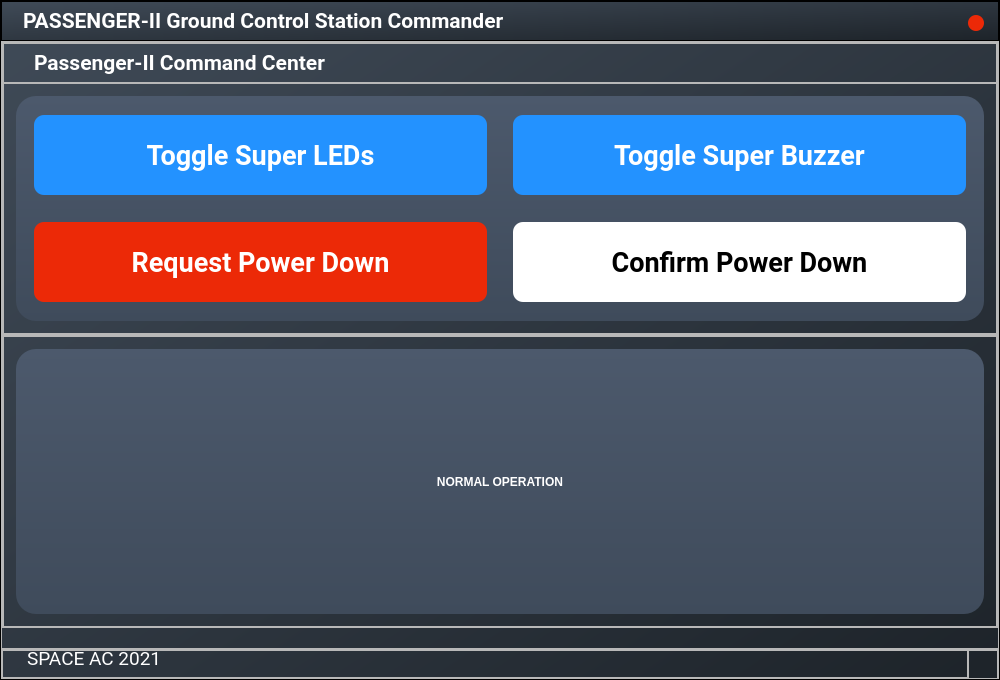
<?xml version="1.0" encoding="UTF-8"?>
<ui version="4.0">
 <class>GuiGraph</class>
 <widget class="QWidget" name="GuiGraph">
  <property name="geometry">
   <rect>
    <x>0</x>
    <y>0</y>
    <width>1000</width>
    <height>680</height>
   </rect>
  </property>
  <property name="minimumSize">
   <size>
    <width>1000</width>
    <height>680</height>
   </size>
  </property>
  <property name="maximumSize">
   <size>
    <width>1000</width>
    <height>680</height>
   </size>
  </property>
  <property name="windowTitle">
   <string>Form</string>
  </property>
  <layout class="QHBoxLayout" name="horizontalLayout">
   <property name="spacing">
    <number>0</number>
   </property>
   <property name="leftMargin">
    <number>0</number>
   </property>
   <property name="topMargin">
    <number>0</number>
   </property>
   <property name="rightMargin">
    <number>0</number>
   </property>
   <property name="bottomMargin">
    <number>0</number>
   </property>
   <item>
    <widget class="QFrame" name="Background">
     <property name="styleSheet">
      <string notr="true">background-color: qlineargradient(spread:pad, x1:1, y1:1, x2:0, y2:0, stop:0 rgba(29, 35, 41, 255), stop:1 rgba(64, 75, 88, 255));

color: rgb(255, 255, 255);

font: 14pt &quot;Roboto&quot;;</string>
     </property>
     <property name="frameShape">
      <enum>QFrame::StyledPanel</enum>
     </property>
     <property name="frameShadow">
      <enum>QFrame::Raised</enum>
     </property>
     <layout class="QVBoxLayout" name="verticalLayout">
      <property name="spacing">
       <number>0</number>
      </property>
      <property name="leftMargin">
       <number>0</number>
      </property>
      <property name="topMargin">
       <number>0</number>
      </property>
      <property name="rightMargin">
       <number>0</number>
      </property>
      <property name="bottomMargin">
       <number>0</number>
      </property>
      <item>
       <widget class="QFrame" name="TitleBar">
        <property name="maximumSize">
         <size>
          <width>16777215</width>
          <height>40</height>
         </size>
        </property>
        <property name="styleSheet">
         <string notr="true">font: 85 16pt &quot;Roboto&quot;;
font-weight: bold;</string>
        </property>
        <property name="frameShape">
         <enum>QFrame::StyledPanel</enum>
        </property>
        <property name="frameShadow">
         <enum>QFrame::Raised</enum>
        </property>
        <layout class="QHBoxLayout" name="horizontalLayout_2">
         <property name="spacing">
          <number>0</number>
         </property>
         <property name="leftMargin">
          <number>0</number>
         </property>
         <property name="topMargin">
          <number>0</number>
         </property>
         <property name="rightMargin">
          <number>0</number>
         </property>
         <property name="bottomMargin">
          <number>0</number>
         </property>
         <item>
          <widget class="QFrame" name="TitleName">
           <property name="styleSheet">
            <string notr="true">background-color: rgba(255, 255, 255, 0);</string>
           </property>
           <property name="frameShape">
            <enum>QFrame::StyledPanel</enum>
           </property>
           <property name="frameShadow">
            <enum>QFrame::Raised</enum>
           </property>
           <layout class="QVBoxLayout" name="verticalLayout_15">
            <property name="spacing">
             <number>0</number>
            </property>
            <property name="leftMargin">
             <number>20</number>
            </property>
            <property name="topMargin">
             <number>0</number>
            </property>
            <property name="rightMargin">
             <number>0</number>
            </property>
            <property name="bottomMargin">
             <number>0</number>
            </property>
            <item>
             <widget class="QLabel" name="lb_title">
              <property name="font">
               <font>
                <family>Roboto</family>
                <pointsize>16</pointsize>
                <weight>75</weight>
                <italic>false</italic>
                <bold>true</bold>
               </font>
              </property>
              <property name="text">
               <string>PASSENGER-II Ground Control Station Commander</string>
              </property>
             </widget>
            </item>
           </layout>
          </widget>
         </item>
         <item>
          <widget class="QFrame" name="TitleButton">
           <property name="maximumSize">
            <size>
             <width>40</width>
             <height>16777215</height>
            </size>
           </property>
           <property name="styleSheet">
            <string notr="true">background-color: rgba(255, 255, 255, 0);</string>
           </property>
           <property name="frameShape">
            <enum>QFrame::StyledPanel</enum>
           </property>
           <property name="frameShadow">
            <enum>QFrame::Raised</enum>
           </property>
           <layout class="QHBoxLayout" name="horizontalLayout_3">
            <property name="spacing">
             <number>6</number>
            </property>
            <property name="leftMargin">
             <number>0</number>
            </property>
            <property name="topMargin">
             <number>4</number>
            </property>
            <property name="rightMargin">
             <number>4</number>
            </property>
            <property name="bottomMargin">
             <number>0</number>
            </property>
            <item>
             <widget class="QPushButton" name="btn_close">
              <property name="minimumSize">
               <size>
                <width>16</width>
                <height>16</height>
               </size>
              </property>
              <property name="maximumSize">
               <size>
                <width>16</width>
                <height>16</height>
               </size>
              </property>
              <property name="styleSheet">
               <string notr="true">QPushButton {
	border: none;
	border-radius: 8px;
	background-color: rgb(236, 41, 7);
}

QPushButton:hover {
	background-color: rgba(236, 41, 7, 200);
}</string>
              </property>
              <property name="text">
               <string/>
              </property>
             </widget>
            </item>
           </layout>
          </widget>
         </item>
        </layout>
       </widget>
      </item>
      <item>
       <widget class="QFrame" name="ContentSection">
        <property name="styleSheet">
         <string notr="true">background-color: none;</string>
        </property>
        <property name="frameShape">
         <enum>QFrame::StyledPanel</enum>
        </property>
        <property name="frameShadow">
         <enum>QFrame::Raised</enum>
        </property>
        <layout class="QVBoxLayout" name="verticalLayout_2">
         <property name="spacing">
          <number>0</number>
         </property>
         <property name="leftMargin">
          <number>0</number>
         </property>
         <property name="topMargin">
          <number>0</number>
         </property>
         <property name="rightMargin">
          <number>0</number>
         </property>
         <property name="bottomMargin">
          <number>20</number>
         </property>
         <item>
          <widget class="QFrame" name="Top">
           <property name="frameShape">
            <enum>QFrame::StyledPanel</enum>
           </property>
           <property name="frameShadow">
            <enum>QFrame::Raised</enum>
           </property>
           <layout class="QVBoxLayout" name="verticalLayout_3">
            <property name="spacing">
             <number>0</number>
            </property>
            <property name="leftMargin">
             <number>0</number>
            </property>
            <property name="topMargin">
             <number>0</number>
            </property>
            <property name="rightMargin">
             <number>0</number>
            </property>
            <property name="bottomMargin">
             <number>0</number>
            </property>
            <item>
             <widget class="QFrame" name="TextTop">
              <property name="maximumSize">
               <size>
                <width>16777215</width>
                <height>40</height>
               </size>
              </property>
              <property name="font">
               <font>
                <family>Roboto</family>
                <pointsize>14</pointsize>
                <weight>50</weight>
                <italic>false</italic>
                <bold>false</bold>
               </font>
              </property>
              <property name="frameShape">
               <enum>QFrame::StyledPanel</enum>
              </property>
              <property name="frameShadow">
               <enum>QFrame::Raised</enum>
              </property>
              <layout class="QVBoxLayout" name="verticalLayout_4">
               <property name="spacing">
                <number>0</number>
               </property>
               <property name="leftMargin">
                <number>30</number>
               </property>
               <property name="topMargin">
                <number>0</number>
               </property>
               <property name="rightMargin">
                <number>0</number>
               </property>
               <property name="bottomMargin">
                <number>0</number>
               </property>
               <item>
                <widget class="QLabel" name="HeadTop">
                 <property name="font">
                  <font>
                   <family>Roboto</family>
                   <pointsize>16</pointsize>
                   <weight>75</weight>
                   <italic>false</italic>
                   <bold>true</bold>
                  </font>
                 </property>
                 <property name="styleSheet">
                  <string notr="true">font: 85 16pt &quot;Roboto&quot;;
font-weight: bold;</string>
                 </property>
                 <property name="text">
                  <string>Passenger-II Command Center</string>
                 </property>
                </widget>
               </item>
              </layout>
             </widget>
            </item>
            <item>
             <widget class="QFrame" name="ButtonSectionTop">
              <property name="frameShape">
               <enum>QFrame::StyledPanel</enum>
              </property>
              <property name="frameShadow">
               <enum>QFrame::Raised</enum>
              </property>
              <layout class="QHBoxLayout" name="horizontalLayout_4">
               <property name="spacing">
                <number>0</number>
               </property>
               <property name="leftMargin">
                <number>12</number>
               </property>
               <property name="topMargin">
                <number>12</number>
               </property>
               <property name="rightMargin">
                <number>12</number>
               </property>
               <property name="bottomMargin">
                <number>12</number>
               </property>
               <item>
                <widget class="QFrame" name="UpperF">
                 <property name="styleSheet">
                  <string notr="true">background-color: qlineargradient(spread:pad, x1:1, y1:1, x2:1, y2:0, stop:0 rgba(63, 75, 91, 255), stop:1 rgba(76, 89, 108, 255));
border-radius: 20px;
font: 20pt &quot;Roboto&quot;;
font-weight: bold;</string>
                 </property>
                 <property name="frameShape">
                  <enum>QFrame::StyledPanel</enum>
                 </property>
                 <property name="frameShadow">
                  <enum>QFrame::Raised</enum>
                 </property>
                 <layout class="QVBoxLayout" name="verticalLayout_6">
                  <item>
                   <widget class="QFrame" name="UF1">
                    <property name="styleSheet">
                     <string notr="true">background-color: none;</string>
                    </property>
                    <property name="frameShape">
                     <enum>QFrame::StyledPanel</enum>
                    </property>
                    <property name="frameShadow">
                     <enum>QFrame::Raised</enum>
                    </property>
                    <layout class="QHBoxLayout" name="horizontalLayout_8">
                     <property name="spacing">
                      <number>26</number>
                     </property>
                     <item>
                      <widget class="QPushButton" name="btn_led">
                       <property name="minimumSize">
                        <size>
                         <width>0</width>
                         <height>80</height>
                        </size>
                       </property>
                       <property name="maximumSize">
                        <size>
                         <width>16777215</width>
                         <height>80</height>
                        </size>
                       </property>
                       <property name="font">
                        <font>
                         <family>Roboto</family>
                         <pointsize>20</pointsize>
                         <weight>75</weight>
                         <italic>false</italic>
                         <bold>true</bold>
                        </font>
                       </property>
                       <property name="toolTip">
                        <string>Scan all COM Ports</string>
                       </property>
                       <property name="styleSheet">
                        <string notr="true">QPushButton {
	color: rgb(255, 255, 255);
	background-color: rgb(35, 146, 255);
	border-radius: 10px;
}

QPushButton:hover {
	background-color: rgba(35, 146, 255, 200);
}</string>
                       </property>
                       <property name="text">
                        <string>Toggle Super LEDs</string>
                       </property>
                      </widget>
                     </item>
                     <item>
                      <widget class="QPushButton" name="btn_buzzer">
                       <property name="minimumSize">
                        <size>
                         <width>0</width>
                         <height>80</height>
                        </size>
                       </property>
                       <property name="maximumSize">
                        <size>
                         <width>16777215</width>
                         <height>80</height>
                        </size>
                       </property>
                       <property name="font">
                        <font>
                         <family>Roboto</family>
                         <pointsize>20</pointsize>
                         <weight>75</weight>
                         <italic>false</italic>
                         <bold>true</bold>
                        </font>
                       </property>
                       <property name="toolTip">
                        <string>Scan all COM Ports</string>
                       </property>
                       <property name="styleSheet">
                        <string notr="true">QPushButton {
	color: rgb(255, 255, 255);
	background-color: rgb(35, 146, 255);
	border-radius: 10px;
}

QPushButton:hover {
	background-color: rgba(35, 146, 255, 200);
}</string>
                       </property>
                       <property name="text">
                        <string>Toggle Super Buzzer</string>
                       </property>
                      </widget>
                     </item>
                    </layout>
                   </widget>
                  </item>
                  <item>
                   <widget class="QFrame" name="UF2">
                    <property name="styleSheet">
                     <string notr="true">background-color: none;</string>
                    </property>
                    <property name="frameShape">
                     <enum>QFrame::StyledPanel</enum>
                    </property>
                    <property name="frameShadow">
                     <enum>QFrame::Raised</enum>
                    </property>
                    <layout class="QHBoxLayout" name="horizontalLayout_7">
                     <property name="spacing">
                      <number>26</number>
                     </property>
                     <item>
                      <widget class="QPushButton" name="btn_power_down">
                       <property name="minimumSize">
                        <size>
                         <width>0</width>
                         <height>80</height>
                        </size>
                       </property>
                       <property name="maximumSize">
                        <size>
                         <width>16777215</width>
                         <height>80</height>
                        </size>
                       </property>
                       <property name="font">
                        <font>
                         <family>Roboto</family>
                         <pointsize>20</pointsize>
                         <weight>75</weight>
                         <italic>false</italic>
                         <bold>true</bold>
                        </font>
                       </property>
                       <property name="toolTip">
                        <string>Scan all COM Ports</string>
                       </property>
                       <property name="styleSheet">
                        <string notr="true">QPushButton {
	color: rgb(255, 255, 255);
	background-color: rgb(236, 41, 7);
	border-radius: 10px;
}

QPushButton:hover {
	background-color: rgba(236, 41, 7, 200);
}</string>
                       </property>
                       <property name="text">
                        <string>Request Power Down</string>
                       </property>
                      </widget>
                     </item>
                     <item>
                      <widget class="QPushButton" name="btn_confirmation">
                       <property name="minimumSize">
                        <size>
                         <width>0</width>
                         <height>80</height>
                        </size>
                       </property>
                       <property name="maximumSize">
                        <size>
                         <width>16777215</width>
                         <height>80</height>
                        </size>
                       </property>
                       <property name="font">
                        <font>
                         <family>Roboto</family>
                         <pointsize>20</pointsize>
                         <weight>75</weight>
                         <italic>false</italic>
                         <bold>true</bold>
                        </font>
                       </property>
                       <property name="toolTip">
                        <string>Scan all COM Ports</string>
                       </property>
                       <property name="styleSheet">
                        <string notr="true">QPushButton {
	color: rgb(0, 0, 0);
	background-color: rgb(255, 255, 255);
	border-radius: 10px;
}

QPushButton:hover {
	background-color: rgba(255, 255, 255, 200);
}</string>
                       </property>
                       <property name="text">
                        <string>Confirm Power Down</string>
                       </property>
                      </widget>
                     </item>
                    </layout>
                   </widget>
                  </item>
                 </layout>
                </widget>
               </item>
              </layout>
             </widget>
            </item>
           </layout>
          </widget>
         </item>
         <item>
          <widget class="QFrame" name="Bot">
           <property name="frameShape">
            <enum>QFrame::StyledPanel</enum>
           </property>
           <property name="frameShadow">
            <enum>QFrame::Raised</enum>
           </property>
           <layout class="QHBoxLayout" name="horizontalLayout_6">
            <property name="spacing">
             <number>0</number>
            </property>
            <property name="leftMargin">
             <number>0</number>
            </property>
            <property name="topMargin">
             <number>0</number>
            </property>
            <property name="rightMargin">
             <number>0</number>
            </property>
            <property name="bottomMargin">
             <number>0</number>
            </property>
            <item>
             <widget class="QFrame" name="ButtonSectionTop_2">
              <property name="frameShape">
               <enum>QFrame::StyledPanel</enum>
              </property>
              <property name="frameShadow">
               <enum>QFrame::Raised</enum>
              </property>
              <layout class="QHBoxLayout" name="horizontalLayout_5">
               <property name="spacing">
                <number>0</number>
               </property>
               <property name="leftMargin">
                <number>12</number>
               </property>
               <property name="topMargin">
                <number>12</number>
               </property>
               <property name="rightMargin">
                <number>12</number>
               </property>
               <property name="bottomMargin">
                <number>12</number>
               </property>
               <item>
                <widget class="QFrame" name="UpperF_2">
                 <property name="styleSheet">
                  <string notr="true">background-color: qlineargradient(spread:pad, x1:1, y1:1, x2:1, y2:0, stop:0 rgba(63, 75, 91, 255), stop:1 rgba(76, 89, 108, 255));
border-radius: 20px;</string>
                 </property>
                 <property name="frameShape">
                  <enum>QFrame::StyledPanel</enum>
                 </property>
                 <property name="frameShadow">
                  <enum>QFrame::Raised</enum>
                 </property>
                 <layout class="QVBoxLayout" name="verticalLayout_5">
                  <property name="spacing">
                   <number>0</number>
                  </property>
                  <property name="leftMargin">
                   <number>0</number>
                  </property>
                  <property name="topMargin">
                   <number>0</number>
                  </property>
                  <property name="rightMargin">
                   <number>0</number>
                  </property>
                  <property name="bottomMargin">
                   <number>0</number>
                  </property>
                  <item>
                   <widget class="QFrame" name="frame_5">
                    <property name="styleSheet">
                     <string notr="true">background-color: none;</string>
                    </property>
                    <property name="frameShape">
                     <enum>QFrame::StyledPanel</enum>
                    </property>
                    <property name="frameShadow">
                     <enum>QFrame::Raised</enum>
                    </property>
                    <layout class="QVBoxLayout" name="verticalLayout_7">
                     <item>
                      <widget class="QLabel" name="lb_stat_query">
                       <property name="styleSheet">
                        <string notr="true">font: 48pt &quot;Roboto&quot;;
font-weight: bold;</string>
                       </property>
                       <property name="text">
                        <string>NORMAL OPERATION</string>
                       </property>
                       <property name="alignment">
                        <set>Qt::AlignCenter</set>
                       </property>
                      </widget>
                     </item>
                    </layout>
                   </widget>
                  </item>
                 </layout>
                </widget>
               </item>
              </layout>
             </widget>
            </item>
           </layout>
          </widget>
         </item>
        </layout>
       </widget>
      </item>
      <item>
       <widget class="QFrame" name="SubtitleBar">
        <property name="maximumSize">
         <size>
          <width>16777215</width>
          <height>30</height>
         </size>
        </property>
        <property name="styleSheet">
         <string notr="true">background-color: none</string>
        </property>
        <property name="frameShape">
         <enum>QFrame::StyledPanel</enum>
        </property>
        <property name="frameShadow">
         <enum>QFrame::Raised</enum>
        </property>
        <layout class="QHBoxLayout" name="horizontalLayout_11">
         <property name="spacing">
          <number>0</number>
         </property>
         <property name="leftMargin">
          <number>0</number>
         </property>
         <property name="topMargin">
          <number>0</number>
         </property>
         <property name="rightMargin">
          <number>0</number>
         </property>
         <property name="bottomMargin">
          <number>0</number>
         </property>
         <item>
          <widget class="QFrame" name="SubtitleText_2">
           <property name="frameShape">
            <enum>QFrame::StyledPanel</enum>
           </property>
           <property name="frameShadow">
            <enum>QFrame::Raised</enum>
           </property>
           <layout class="QHBoxLayout" name="horizontalLayout_12">
            <property name="spacing">
             <number>0</number>
            </property>
            <property name="leftMargin">
             <number>24</number>
            </property>
            <property name="topMargin">
             <number>0</number>
            </property>
            <property name="rightMargin">
             <number>24</number>
            </property>
            <property name="bottomMargin">
             <number>12</number>
            </property>
            <item>
             <widget class="QLabel" name="lb_subtitle_2">
              <property name="font">
               <font>
                <family>Roboto</family>
                <pointsize>14</pointsize>
                <weight>50</weight>
                <italic>false</italic>
                <bold>false</bold>
               </font>
              </property>
              <property name="styleSheet">
               <string notr="true"/>
              </property>
              <property name="text">
               <string>SPACE AC 2021</string>
              </property>
              <property name="alignment">
               <set>Qt::AlignLeading|Qt::AlignLeft|Qt::AlignVCenter</set>
              </property>
             </widget>
            </item>
           </layout>
          </widget>
         </item>
         <item>
          <widget class="QFrame" name="frame_grip_2">
           <property name="minimumSize">
            <size>
             <width>30</width>
             <height>30</height>
            </size>
           </property>
           <property name="maximumSize">
            <size>
             <width>30</width>
             <height>30</height>
            </size>
           </property>
           <property name="frameShape">
            <enum>QFrame::StyledPanel</enum>
           </property>
           <property name="frameShadow">
            <enum>QFrame::Raised</enum>
           </property>
          </widget>
         </item>
        </layout>
       </widget>
      </item>
     </layout>
    </widget>
   </item>
  </layout>
 </widget>
 <resources/>
 <connections/>
</ui>
